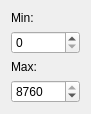
       <widget class="QWidget" name="layoutWidget">
        <property name="geometry">
         <rect>
          <x>1070</x>
          <y>630</y>
          <width>91</width>
          <height>99</height>
         </rect>
        </property>
        <layout class="QVBoxLayout" name="verticalLayout">
         <item>
          <widget class="QLabel" name="label_5">
           <property name="text">
            <string>Min:</string>
           </property>
          </widget>
         </item>
         <item>
          <widget class="QSpinBox" name="building_min_spinBox">
           <property name="sizePolicy">
            <sizepolicy hsizetype="Minimum" vsizetype="Fixed">
             <horstretch>0</horstretch>
             <verstretch>0</verstretch>
            </sizepolicy>
           </property>
           <property name="minimumSize">
            <size>
             <width>50</width>
             <height>0</height>
            </size>
           </property>
           <property name="maximum">
            <number>8760</number>
           </property>
           <property name="singleStep">
            <number>24</number>
           </property>
          </widget>
         </item>
         <item>
          <widget class="QLabel" name="label_6">
           <property name="text">
            <string>Max:</string>
           </property>
          </widget>
         </item>
         <item>
          <widget class="QSpinBox" name="building_max_spinBox">
           <property name="maximum">
            <number>8760</number>
           </property>
           <property name="singleStep">
            <number>24</number>
           </property>
           <property name="value">
            <number>8760</number>
           </property>
          </widget>
         </item>
        </layout>
       </widget>
